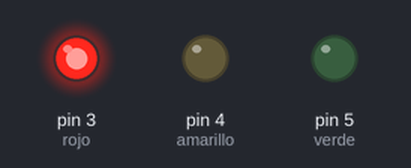
A sketch run on a simulated Arduino Uno, built with avr-gcc and run on an emulated ATmega328P. Parts: output pins drawn as LEDs (lit = HIGH).

Above: at 0.5 s.
At 10.5 s:
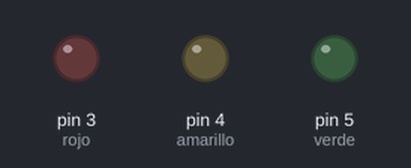
Timing chart, 0 to 15.6 s (numbered marks = the images above):
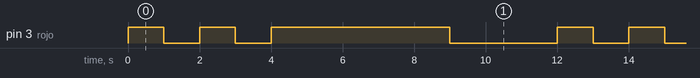

Measured:
- by itself, pin 3 (rojo): repeats every 12.0 s: LOW 1.0 s, HIGH 1.0 s, LOW 1.0 s, HIGH 5.0 s, LOW 3.0 s, HIGH 1.0 s
- by itself, everything shown: repeats every 12.0 s, in 6 steps

The sketch:

06-02-23_intro.ino
```cpp
void setup() {
  // put your setup code here, to run once:
  pinMode(3, OUTPUT); // rojo
    pinMode(4, OUTPUT); // amarillo
      pinMode(5, OUTPUT); // verde

      //tres leds independientes van a tres pines independientes
}

void loop() {
  // put your main code here, to run repeatedly:
  digitalWrite(3, HIGH);
  delay(1000);
  digitalWrite(3, LOW);
  delay(1000);
  digitalWrite(3, HIGH);
  delay(1000);
  digitalWrite(3, LOW);
  delay(1000);
  digitalWrite(3, HIGH);
  delay(5000);
  digitalWrite(3, LOW);
  delay(3000);
}
```
